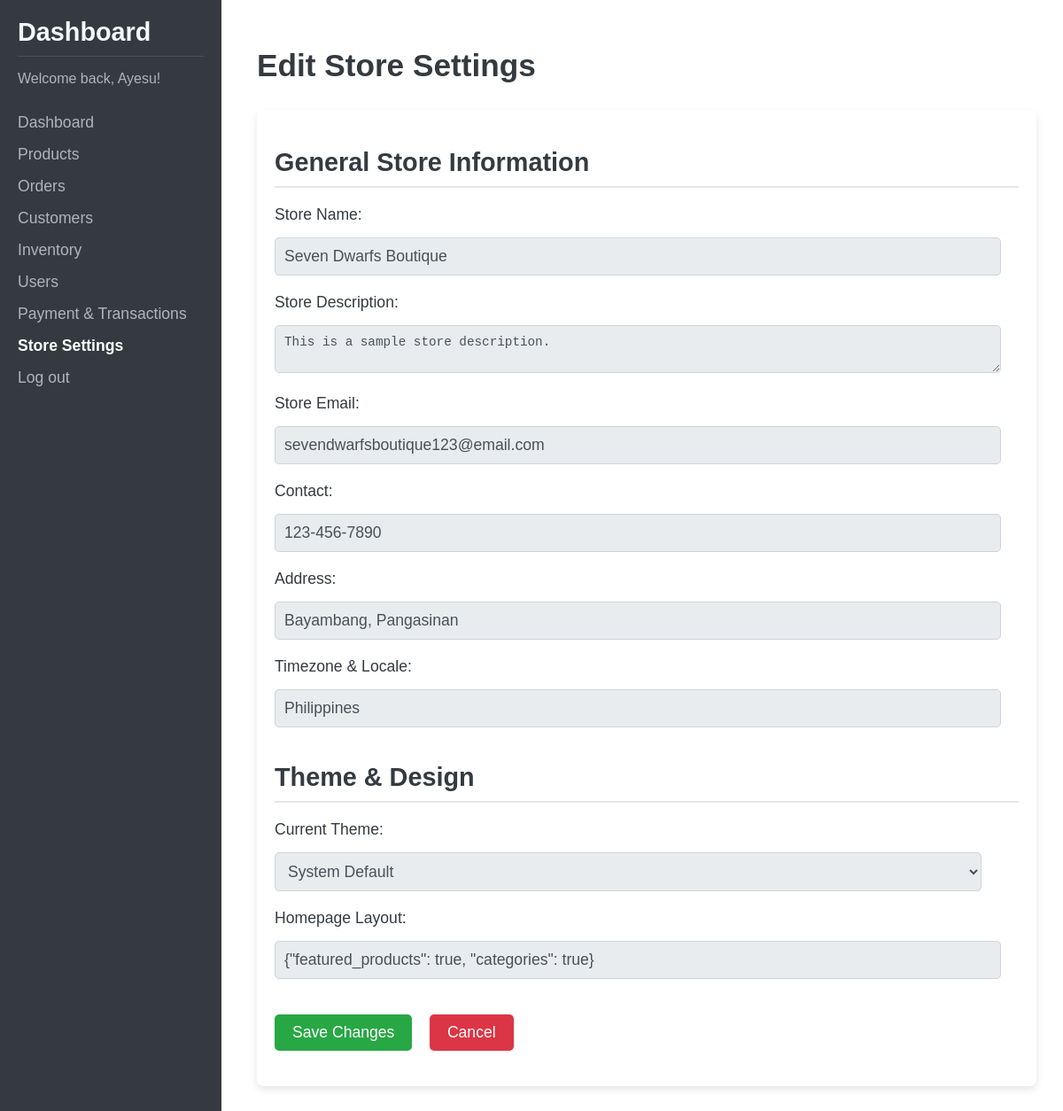
The page /editstore.php (signed in) on the database its author committed.
### tables this page shows
CREATE TABLE `store_settings` (
  `id` int(11) NOT NULL,
  `store_name` varchar(255) NOT NULL,
  `store_description` text DEFAULT NULL,
  `store_email` varchar(255) NOT NULL,
  `contact` varchar(100) DEFAULT NULL,
  `address` varchar(255) DEFAULT NULL,
  `timezone_locale` varchar(100) DEFAULT NULL,
  `theme` varchar(100) DEFAULT NULL,
  `homepage_layout` text DEFAULT NULL,
  `custom_css_html` text DEFAULT NULL,
  `shipping_method` varchar(100) DEFAULT NULL,
  `flat_rate_shipping` decimal(10,2) DEFAULT NULL,
  `delivery_time` varchar(100) DEFAULT NULL,
  `two_factor_auth` tinyint(1) DEFAULT 0
);

### editstore.php (the view, shortened to what this page needs)
<?php
include 'conn.php';
$sql = "SELECT * FROM store_settings WHERE id = 1";
$result = mysqli_query($conn, $sql);
$store_settings = mysqli_fetch_assoc($result);
?>
<!DOCTYPE html>
<html lang="en">
<head>
    <link rel="stylesheet" href="css/editstore.css">
</head>
<body>
    <div class="sidebar">
        <h2>Dashboard</h2>
        <p>Welcome back, <?php echo isset($_SESSION['username']) ? $_SESSION['username'] : 'User'; ?>!</p>
        <nav>
            <ul>
                <li><a href="dashboard.php">Dashboard</a></li>
                <li><a href="products.php">Products</a></li>
                <li><a href="orders.php">Orders</a></li>
                <li><a href="customers.php">Customers</a></li>
                <li><a href="inventory.php">Inventory</a></li>
                <li><a href="users.php">Users</a></li>
                <li><a href="payandtransac.php">Payment & Transactions</a></li>
                <li><strong><a href="storesettings.php">Store Settings</a></strong></li>
                <li><a href="login.php">Log out</a></li>
            </ul>
        </nav>
    </div>
    <div class="main-content">
        <h1>Edit Store Settings</h1>
        <div class="settings-container">
            <div class="section">
                <h2>General Store Information</h2>
                <form method="POST" action="">
                    <div class="settings-group">
                        <label>Store Name:</label>
                        <input type="text" name="store_name" value="<?php echo htmlspecialchars($store_settings['store_name']); ?>" required>
                    </div>
                    <div class="settings-group">
                        <label>Store Description:</label>
                        <textarea name="store_description" required><?php echo htmlspecialchars($store_settings['store_description']); ?></textarea>
                    </div>
                    <div class="settings-group">
                        <label>Store Email:</label>
                        <input type="email" name="store_email" value="<?php echo htmlspecialchars($store_settings['store_email']); ?>" required>
                    </div>
                    <div class="settings-group">
                        <label>Contact:</label>
                        <input type="text" name="contact" value="<?php echo htmlspecialchars($store_settings['contact']); ?>" required>
                    </div>
                    <div class="settings-group">
                        <label>Address:</label>
                        <input type="text" name="address" value="<?php echo htmlspecialchars($store_settings['address']); ?>" required>
                    </div>
                    <div class="settings-group">
                        <label>Timezone & Locale:</label>
                        <input type="text" name="timezone_locale" value="<?php echo htmlspecialchars($store_settings['timezone_locale']); ?>" required>
                    </div>
            </div>
            <div class="section">
                <h2>Theme & Design</h2>
                <div class="settings-group">
                    <label for="theme">Current Theme:</label>
                    <select name="theme" id="theme" onchange="setTheme(this.value)" required>
                        <option value="system" <?php echo $store_settings['theme'] == 'system' ? 'selected' : ''; ?>>System Default</option>
                    </select>
                </div>
                    <div class="settings-group">
                        <label>Homepage Layout:</label>
                        <input type="text" name="homepage_layout" value="<?php echo htmlspecialchars($store_settings['homepage_layout']); ?>" required>
                    </div>
            </div>
            <div class="settings-group">
                <button type="submit" class="save-btn">Save Changes</button>
                <button type="button" class="cancel-btn" onclick="window.location.href='storesettings.php'">Cancel</button>
            </div>
    </div>
</div>
</body>
</html>

### css/editstore.css (style rules this page uses)
body { font-family: Arial, sans-serif; background-color: #f4f7fc; margin: 0; padding: 0; display: flex; height: 100vh; }
.sidebar { width: 250px; background-color: #343a40; color: white; padding: 20px; box-sizing: border-box; position: fixed; height: 100vh; }
.sidebar h2 { font-size: 1.8em; margin: 0; color: #f4f7fc; padding-bottom: 10px; border-bottom: 1px solid #495057; }
.sidebar p { color: #adb5bd; margin-bottom: 30px; }
.sidebar nav ul { list-style-type: none; padding: 0; }
.sidebar nav ul li { margin: 15px 0; }
.sidebar nav ul li a { text-decoration: none; color: #adb5bd; font-size: 1.1em; }
.sidebar nav ul li strong a { color: #ffffff; }
.main-content { margin-left: 260px; padding: 30px; flex-grow: 1; background-color: #ffffff; height: 100vh; overflow-y: auto; }
.main-content h1 { font-size: 2.2em; color: #343a40; margin-bottom: 30px; }
.settings-container { background-color: #ffffff; padding: 20px; border-radius: 8px; box-shadow: 0 4px 8px rgba(0, 0, 0, 0.1); }
.settings-container .section { margin-bottom: 40px; }
.settings-container .section h2 { font-size: 1.8em; color: #343a40; margin-bottom: 20px; border-bottom: 2px solid #e4e6ef; padding-bottom: 10px; }
.settings-group { margin-bottom: 20px; }
.settings-group label { font-size: 1.1em; color: #343a40; margin-bottom: 10px; display: block; }
.settings-group input, .settings-group textarea, .settings-group select { width: 95%; padding: 10px; font-size: 1.1em; color: #495057; background-color: #e9ecef; border: 1px solid #ced4da; border-radius: 5px; margin-top: 5px; }
button { padding: 10px 20px; font-size: 1.1em; border-radius: 5px; cursor: pointer; border: none; display: inline-block; text-align: center; transition: background-color 0.3s ease; }
.save-btn { background-color: #28a745; color: white; }
.cancel-btn { background-color: #dc3545; color: white; margin-left: 15px; }
form { margin-top: 20px; }
:root { --background-color: #ffffff; --text-color: #333333; --link-color: #007bff; }
[data-theme="system"] { background-color: var(--background-color); color: var(--text-color); }
body { background-color: var(--background-color); color: var(--text-color); font-family: Arial, sans-serif; }
a { color: var(--link-color); }

### rows shown on the page
store_settings: store_name "Seven Dwarfs Boutique", store_description "This is a sample store description.", store_email "sevendwarfsboutique123@email.com", contact "123-456-7890", address "Bayambang, Pangasinan", timezone_locale "Philippines", homepage_layout "{\"featured_products\": true, \"categories\": true}"

### other values the page prints
$_SESSION['username'] "Ayesu"
